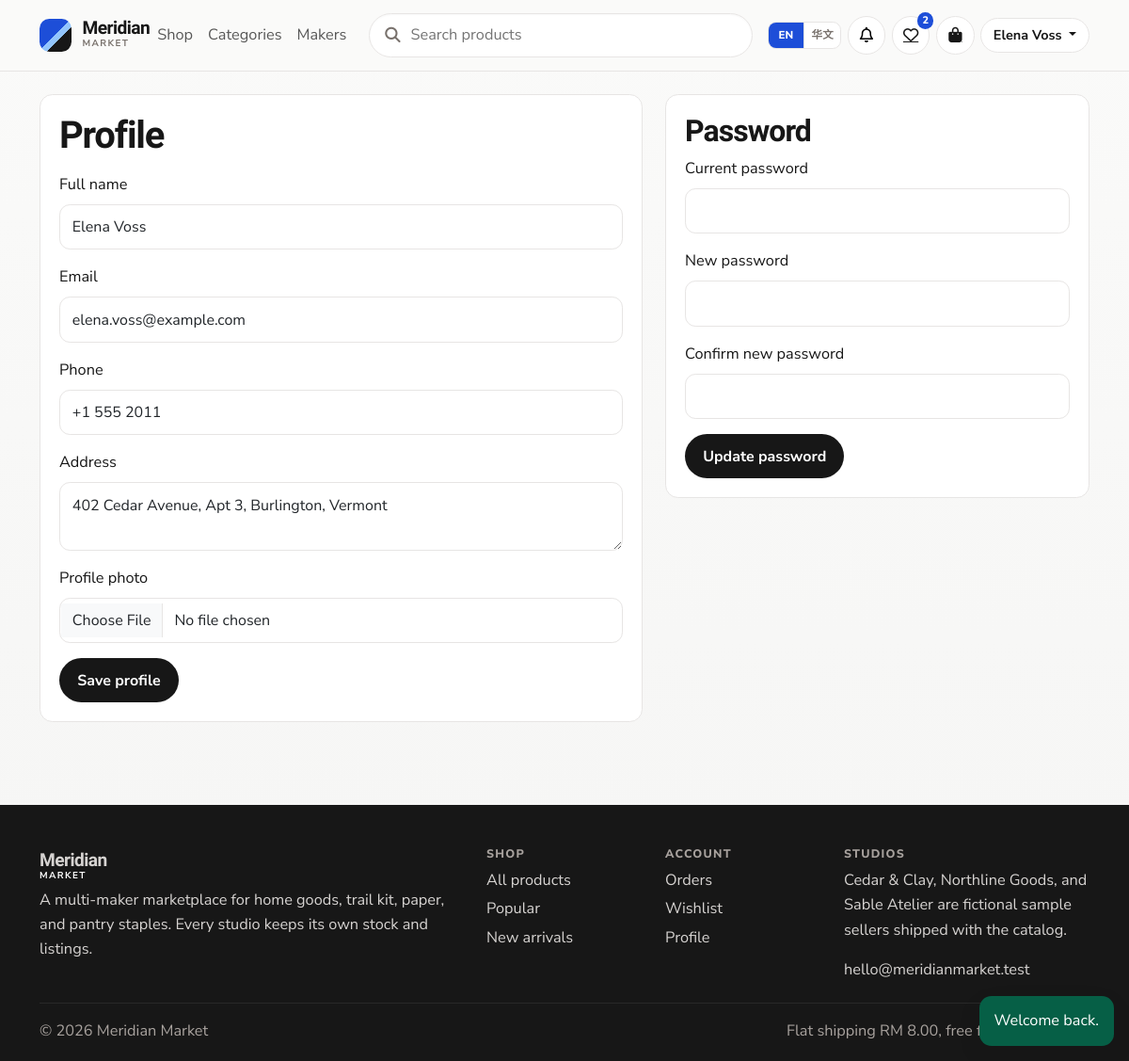
Screenshot of /public/profile.php (signed in) with the database file from the repository.
### tables this page shows
CREATE TABLE users (
    id INT UNSIGNED AUTO_INCREMENT PRIMARY KEY,
    name VARCHAR(80) NOT NULL,
    email VARCHAR(120) NOT NULL,
    password VARCHAR(255) NOT NULL,
    phone VARCHAR(20) NOT NULL,
    address VARCHAR(255) NOT NULL,
    avatar VARCHAR(255) NULL,
    role ENUM('customer', 'seller', 'admin') NOT NULL DEFAULT 'customer',
    status ENUM('active', 'suspended') NOT NULL DEFAULT 'active',
    must_change_password TINYINT(1) NOT NULL DEFAULT 0,
    created_at DATETIME NOT NULL DEFAULT CURRENT_TIMESTAMP,
    updated_at DATETIME NOT NULL DEFAULT CURRENT_TIMESTAMP ON UPDATE CURRENT_TIMESTAMP,
    UNIQUE KEY uq_users_email (email),
    KEY idx_users_role_status (role, status)
);

### includes/functions.php (called while the page is built, shortened)
<?php
function config(string $group, ?string $key = null, mixed $default = null): mixed
{
    $bag = $GLOBALS['mm_config'][$group] ?? [];
    if ($key === null) {
        return $bag;
    }
    return $bag[$key] ?? $default;
}
function e(mixed $value): string
{
    return htmlspecialchars((string) $value, ENT_QUOTES | ENT_SUBSTITUTE, 'UTF-8');
}
function url(string $path = ''): string
{
    $base = APP_BASE_PATH;
    $path = ltrim($path, '/');
    if ($path === '') {
        return ($base === '' ? '' : $base) . '/';
    }
    $hash = '';
    $query = '';
    if (str_contains($path, '?')) {
        [$path, $query] = explode('?', $path, 2);
        $query = '?' . $query;
    }
    return ($base === '' ? '' : $base) . '/' . ltrim($path, '/') . $query . $hash;
}
function old(string $key, string $default = ''): string
{
    $value = $_SESSION['old'][$key] ?? $default;
    return is_string($value) ? $value : $default;
}
function query_string(string $key, int $max = 80): string
{
    $value = $_GET[$key] ?? '';
    $value = trim($value);
    return $value;
}
function db(): PDO
{
    static $pdo = null;
    if ($pdo instanceof PDO) {
        return $pdo;
    }
    $cfg = config('db');
    $dsn = sprintf(
        'mysql:host=%s;port=%s;dbname=%s;charset=%s',
        $cfg['host'],
        $cfg['port'],
        $cfg['name'],
        $cfg['charset']
    );
    try {
        $pdo = new PDO($dsn, (string) $cfg['user'], (string) $cfg['pass'], [
            PDO::ATTR_ERRMODE => PDO::ERRMODE_EXCEPTION,
            PDO::ATTR_DEFAULT_FETCH_MODE => PDO::FETCH_ASSOC,
            PDO::ATTR_EMULATE_PREPARES => false,
        ]);
        $pdo->exec("SET time_zone = '+08:00'");
    } catch (PDOException $exception) {
        log_message('database', 'Connection failed: ' . $exception->getMessage());
        if (PHP_SAPI === 'cli') {
            fwrite(STDERR, "Database connection failed. See logs/app.log\n");
            exit(1);
        }
        http_response_code(500);
        require APP_ROOT . '/includes/db_error.php';
        exit;
    }
    return $pdo;
}

### includes/lang.php (called while the page is built, shortened)
<?php
function available_locales(): array
{
    return [
        'en' => 'English',
        'zh' => '华文',
    ];
}
function normalize_locale(?string $locale): string
{
    $locale = strtolower(trim((string) $locale));
    return array_key_exists($locale, available_locales()) ? $locale : default_locale();
}
function current_locale(): string
{
    if (!empty($_SESSION['locale']) && is_string($_SESSION['locale'])) {
        return normalize_locale($_SESSION['locale']);
    }
    return default_locale();
}
function load_translations(string $locale): array
{
    static $cache = [];
    $locale = normalize_locale($locale);
    if (isset($cache[$locale])) {
        return $cache[$locale];
    }
    $path = APP_ROOT . '/lang/' . $locale . '.php';
    $fallbackPath = APP_ROOT . '/lang/en.php';
    $fallback = is_file($fallbackPath) ? require $fallbackPath : [];
    $strings = is_file($path) ? require $path : [];
    $cache[$locale] = $locale === 'en' ? $fallback : array_merge($fallback, $strings);
    return $cache[$locale];
}
function t(string $key, array $replace = []): string
{
    $strings = load_translations(current_locale());
    $text = $strings[$key] ?? load_translations('en')[$key] ?? $key;
    if ($replace === []) {
        return $text;
    }
    $search = [];
    $values = [];
    foreach ($replace as $name => $value) {
        $search[] = '{' . $name . '}';
        $values[] = (string) $value;
    }
    return str_replace($search, $values, $text);
}
function te(string $key, array $replace = []): string
{
    return e(t($key, $replace));
}

### includes/auth.php (called while the page is built, shortened)
<?php
function current_user(bool $refresh = false): ?array
{
    static $loaded = false;
    static $cached = null;
    if ($loaded) {
        return $cached;
    }
    $loaded = true;
    $userId = $_SESSION['user_id'] ?? null;
    $fingerprint = hash('sha256', (string) ($_SERVER['HTTP_USER_AGENT'] ?? 'cli'));
    $known = $_SESSION['fingerprint'] ?? '';
    $stmt = db()->prepare(
        'SELECT id, name, email, phone, address, avatar, role, status, must_change_password, created_at
         FROM users WHERE id = ? LIMIT 1'
    );
    $stmt->execute([(int) $userId]);
    $user = $stmt->fetch();
    $cached = $user;
    return $cached;
}
function enforce_password_change(): void
{
    $user = current_user();
    if (!$user || (int) $user['must_change_password'] !== 1) {
        return;
    }
}

### includes/bootstrap.php (called while the page is built, shortened)
<?php
require_once APP_ROOT . '/includes/functions.php';
require_once APP_ROOT . '/includes/lang.php';
require_once APP_ROOT . '/includes/auth.php';
require_once APP_ROOT . '/includes/cart_service.php';
if (PHP_SAPI !== 'cli') {
    enforce_password_change();
}

### includes/cart_service.php (called while the page is built, shortened)
<?php
function active_cart_count(): int
{
    $user = current_user();
    if ($user) {
        return cart_count((int) $user['id']);
    }
    return guest_cart_count();
}
function cart_count(int $userId): int
{
    $stmt = db()->prepare(
        'SELECT COALESCE(SUM(ci.quantity), 0)
         FROM carts c
         INNER JOIN cart_items ci ON ci.cart_id = c.id
         WHERE c.user_id = ?'
    );
    $stmt->execute([$userId]);
    return (int) $stmt->fetchColumn();
}
function wishlist_count(int $userId): int
{
    $stmt = db()->prepare('SELECT COUNT(*) FROM wishlists WHERE user_id = ?');
    $stmt->execute([$userId]);
    return (int) $stmt->fetchColumn();
}

### public/profile.php (the view, shortened to what this page needs)
<?php
require __DIR__ . '/../includes/bootstrap.php';
$user = require_role('customer');
require APP_ROOT . '/includes/header.php';
?>
<main id="content" class="container py-4">
    <div class="row g-4">
        <div class="col-lg-7">
            <form method="post" enctype="multipart/form-data" class="form-card">
                <h1>Profile</h1>
                <div class="mb-3 mt-3">
                    <label class="form-label" for="name">Full name</label>
                    <input class="form-control" id="name" name="name" required maxlength="80" value="<?= e(old('name', (string) $user['name'])) ?>">
                </div>
                <div class="mb-3">
                    <label class="form-label" for="email">Email</label>
                    <input class="form-control" id="email" name="email" type="email" required maxlength="120" value="<?= e(old('email', (string) $user['email'])) ?>">
                </div>
                <div class="mb-3">
                    <label class="form-label" for="phone">Phone</label>
                    <input class="form-control" id="phone" name="phone" required maxlength="20" value="<?= e(old('phone', (string) $user['phone'])) ?>">
                </div>
                <div class="mb-3">
                    <label class="form-label" for="address">Address</label>
                    <textarea class="form-control" id="address" name="address" required maxlength="255"><?= e(old('address', (string) $user['address'])) ?></textarea>
                </div>
                <div class="mb-3">
                    <label class="form-label" for="avatar">Profile photo</label>
                    <input class="form-control" id="avatar" type="file" name="avatar" accept=".jpg,.jpeg,.png,.webp,image/jpeg,image/png,image/webp">
                </div>
                <button class="btn btn-accent" type="submit">Save profile</button>
            </form>
        </div>
        <div class="col-lg-5">
            <?php require APP_ROOT . '/includes/password_form.php'; ?>
        </div>
    </div>
</main>
<?php require APP_ROOT . '/includes/footer.php'; ?>

### includes/navbar.php (shortened to what this page needs)
<?php
$searchValue = query_string('q', 80);
$locale = current_locale();
$localeSwitchBase = url('public/locale.php');
?>
<header class="site-header">
    <nav class="navbar navbar-expand-lg">
        <div class="container">
            <a class="brand" href="<?= e(url('')) ?>">
                <span class="brand-mark" aria-hidden="true"></span>
                <span>
                    <strong>Meridian</strong>
                    <small>Market</small>
                </span>
            </a>
            <div class="collapse navbar-collapse" id="storeNav">
                <ul class="navbar-nav me-auto">
                    <li class="nav-item"><a class="nav-link" href="<?= e(url('public/shop.php')) ?>"><?= te('nav.shop') ?></a></li>
                    <li class="nav-item"><a class="nav-link" href="<?= e(url('')) ?>#categories"><?= te('nav.categories') ?></a></li>
                    <li class="nav-item"><a class="nav-link" href="<?= e(url('')) ?>#makers"><?= te('nav.makers') ?></a></li>
                </ul>
                <form class="search-form" method="get" action="<?= e(url('public/shop.php')) ?>" role="search">
                    <i class="fa-solid fa-magnifying-glass"></i>
                    <input id="navSearch" type="search" name="q" value="<?= e($searchValue) ?>" placeholder="<?= te('nav.search') ?>" maxlength="80">
                </form>
                <div class="nav-tools">
                    <div class="lang-switch" role="group" aria-label="<?= te('nav.lang') ?>">
                        <a class="lang-btn<?= $locale === 'en' ? ' is-active' : '' ?>" href="<?= e($localeSwitchBase . '?lang=en') ?>" hreflang="en" lang="en"><?= te('nav.lang_en') ?></a>
                        <a class="lang-btn<?= $locale === 'zh' ? ' is-active' : '' ?>" href="<?= e($localeSwitchBase . '?lang=zh') ?>" hreflang="zh" lang="zh-Hans"><?= te('nav.lang_zh') ?></a>
                    </div>
                    <?php if ($currentUser): ?>
                        <div class="dropdown">
                            <button class="icon-btn" type="button" data-bs-toggle="dropdown" aria-expanded="false" aria-label="<?= te('nav.notifications') ?>">
                                <i class="fa-regular fa-bell"></i>
                            </button>
                        </div>
                    <?php endif; ?>
                    <a class="icon-btn" href="<?= e(url('public/wishlist.php')) ?>" aria-label="<?= te('nav.wishlist') ?>">
                        <i class="fa-regular fa-heart"></i>
                        <?php if ($wishCount > 0): ?><span class="count"><?= e((string) $wishCount) ?></span><?php endif; ?>
                    </a>
                    <a class="icon-btn cart-link" href="<?= e(url('public/cart.php')) ?>" aria-label="<?= te('nav.cart') ?>">
                        <i class="fa-solid fa-bag-shopping"></i>
                    </a>
                    <?php if (!$currentUser): ?>
                        <a class="btn btn-quiet btn-sm" href="<?= e(url('public/login.php')) ?>"><?= te('nav.sign_in') ?></a>
                        <a class="btn btn-accent btn-sm" href="<?= e(url('public/register.php')) ?>"><?= te('nav.join') ?></a>
                    <?php else: ?>
                        <div class="dropdown">
                            <button class="btn btn-quiet btn-sm dropdown-toggle" type="button" data-bs-toggle="dropdown" aria-expanded="false">
                                <?= e($currentUser['name']) ?>
                            </button>
                        </div>
                    <?php endif; ?>
                </div>
            </div>
        </div>
    </nav>
</header>

### assets/css/style.css (style rules this page uses)
:root { --ink: #171717; --ink-soft: #3f3f46; --paper: #ffffff; --canvas: #f5f5f4; --line: #e7e5e4; --muted: #78716c; --accent: #1d4ed8; --accent-soft: #dbeafe; --accent-deep: #1e3a8a; --ok: #047857; --danger: #b91c1c; --radius: 0.85rem; --shadow: 0 10px 30px rgba(23, 23, 23, 0.06); --display: "Libre Franklin", "Segoe UI", sans-serif; --sans: "Nunito Sans", "Segoe UI", sans-serif; }
* { box-sizing: border-box; }
html { scroll-behavior: smooth; }
body { margin: 0; color: var(--ink); background: linear-gradient(180deg, #fafaf9 0%, var(--canvas) 100%); font-family: var(--sans); font-size: 1.02rem; line-height: 1.6; }
a { color: inherit; }
h1, h2, h3, .brand strong { font-family: var(--display); font-weight: 700; letter-spacing: -0.03em; line-height: 1.15; }
.site-header { position: sticky; top: 0; z-index: 40; background: rgba(250, 250, 249, 0.92); backdrop-filter: blur(14px); border-bottom: 1px solid var(--line); }
.navbar { padding: .85rem 0; }
.brand { display: flex; gap: .7rem; align-items: center; text-decoration: none; }
.brand strong { display: block; font-size: 1.2rem; line-height: 1; }
.brand small { display: block; letter-spacing: .14em; text-transform: uppercase; font-size: .62rem; color: var(--muted); font-family: var(--sans); font-weight: 700; }
.brand-mark { width: 2.15rem; height: 2.15rem; border-radius: .65rem; background: linear-gradient(135deg, var(--accent) 0 48%, #93c5fd 48% 62%, var(--ink) 62%); }
.search-form { display: flex; align-items: center; gap: .55rem; flex: 1 1 auto; max-width: 540px; margin: 0 1rem; background: var(--paper); border: 1px solid var(--line); border-radius: 999px; padding: .55rem 1rem; box-shadow: inset 0 1px 2px rgba(23, 23, 23, 0.03); }
.search-form i { color: var(--muted); }
.search-form input { border: 0; outline: 0; width: 100%; background: transparent; font: inherit; color: var(--ink); }
.nav-tools { display: flex; align-items: center; gap: .4rem; margin-left: auto; }
.lang-switch { display: inline-flex; align-items: center; border: 1px solid var(--line); border-radius: .55rem; overflow: hidden; background: #fff; }
.lang-btn { display: inline-flex; align-items: center; justify-content: center; min-width: 2.35rem; padding: .28rem .45rem; font-size: .72rem; font-weight: 800; letter-spacing: .02em; color: var(--muted); text-decoration: none; }
.lang-btn + .lang-btn { border-left: 1px solid var(--line); }
.lang-btn.is-active { color: #fff; background: var(--accent); }
.icon-btn, .btn-quiet, .btn-accent, .btn-danger-soft { border-radius: 999px; font-weight: 700; }
.icon-btn { width: 2.55rem; height: 2.55rem; border: 1px solid var(--line); background: var(--paper); position: relative; display: inline-flex; align-items: center; justify-content: center; transition: border-color .2s ease, background .2s ease; }
.icon-btn .count, .count, .cart-count-badge { position: absolute; top: -5px; right: -5px; background: var(--accent); color: #fff; border-radius: 999px; min-width: 1.1rem; height: 1.1rem; font-size: .68rem; display: grid; place-items: center; padding: 0 .22rem; font-weight: 800; }
.cart-link { position: relative; }
.btn-accent { background: var(--ink); color: #fff; border: 0; padding: .72rem 1.2rem; transition: background .2s ease, transform .2s ease; }
.btn-quiet { background: #fff; border: 1px solid var(--line); color: var(--ink); padding: .65rem 1rem; }
.btn-sm { padding: .4rem .8rem; font-size: .9rem; }
.maker-card, .form-card, .summary-card, .plain-card, .empty-panel { background: var(--paper); border-radius: var(--radius); padding: 1.25rem; border: 1px solid var(--line); }
.form-control, .form-select { border-color: var(--line); border-radius: .7rem; padding: .7rem .8rem; }
@media (min-width: 992px) { #storeNav { display: flex !important; flex-wrap: nowrap; align-items: center; flex: 1 1 auto; width: auto; } }
@media (min-width: 992px) { .navbar-nav { margin-right: .5rem; } }

### rows the page displays
users: name "Elena Voss", email "elena.voss@example.com", phone "+1 555 2011", address "402 Cedar Avenue, Apt 3, Burlington, Vermont"

### other values shown
te('nav.shop') "Shop"
te('nav.categories') "Categories"
te('nav.makers') "Makers"
te('nav.lang_en') "EN"
te('nav.lang_zh') "华文"
$wishCount "2"
$flash['message'] "Welcome back."
te('footer.blurb') "A multi-maker marketplace for home goods, trail kit, paper, and pantry staples. Every studio keeps its own stock and listings."
te('footer.shop') "SHOP"
te('footer.all_products') "All products"
te('footer.popular') "Popular"
te('footer.new_arrivals') "New arrivals"
te('footer.account') "ACCOUNT"
te('footer.orders') "Orders"
te('footer.wishlist') "Wishlist"
